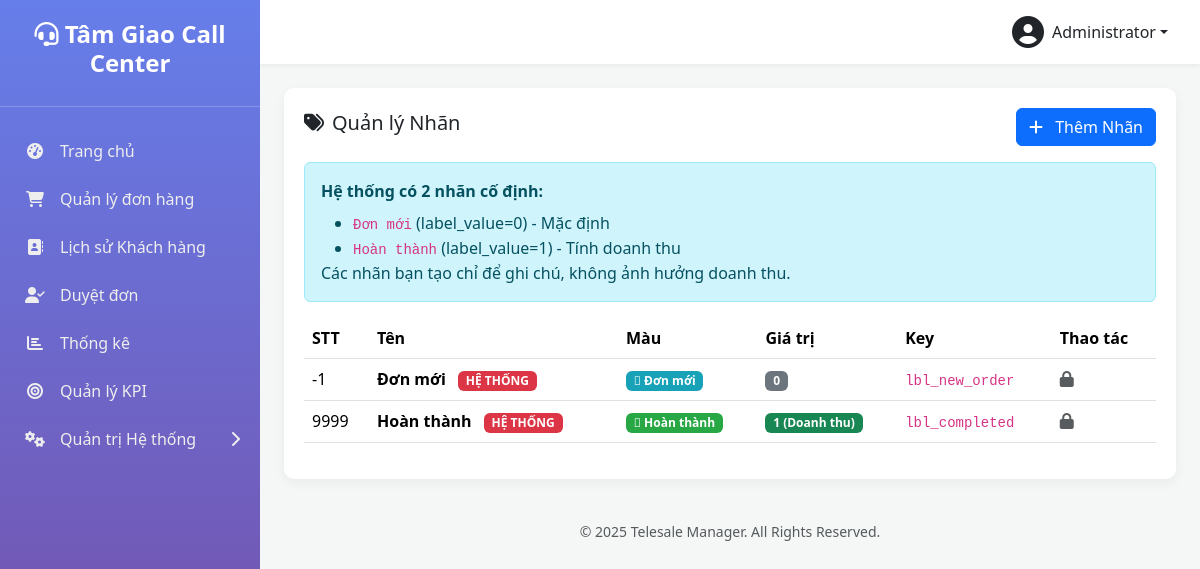
The app's page /manage-order-labels.php (signed in), older data.
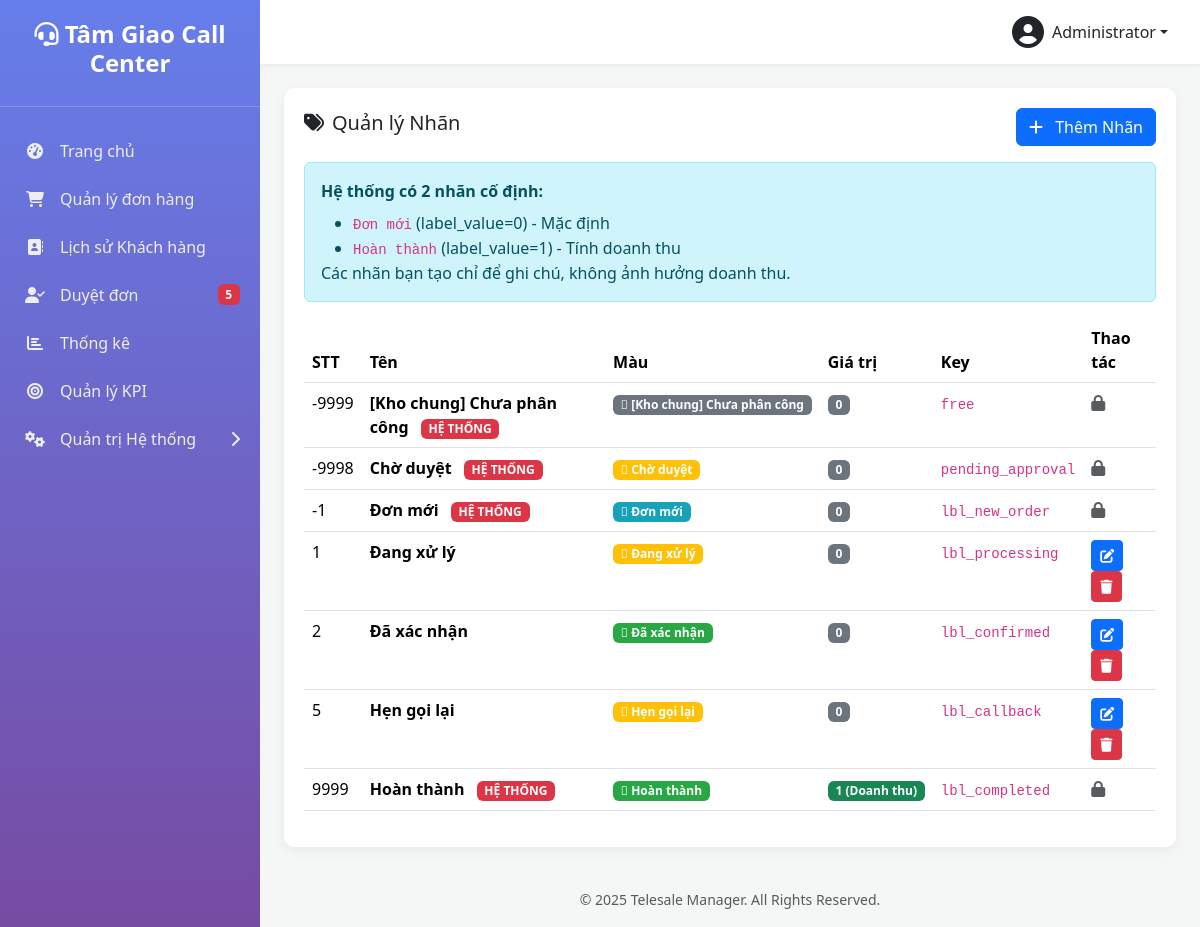
The same page, newer data.
### tables this page shows
CREATE TABLE `settings` (
  `setting_key` varchar(100) NOT NULL,
  `setting_value` text DEFAULT NULL
);

CREATE TABLE `users` (
  `id` int(10) UNSIGNED NOT NULL,
  `username` varchar(50) NOT NULL COMMENT 'Tên đăng nhập',
  `password` varchar(255) NOT NULL,
  `full_name` varchar(100) NOT NULL COMMENT 'Họ và tên',
  `email` varchar(100) DEFAULT NULL COMMENT 'Email',
  `phone` varchar(20) DEFAULT NULL COMMENT 'Số điện thoại',
  `role` enum('admin','manager','telesale') NOT NULL DEFAULT 'telesale' COMMENT 'Vai trò: admin, manager, telesale',
  `status` enum('active','inactive','suspended') NOT NULL DEFAULT 'active' COMMENT 'Trạng thái: active, inactive, suspended (bị treo)',
  `avatar` varchar(255) DEFAULT NULL COMMENT 'Đường dẫn ảnh đại diện',
  `last_login_at` datetime DEFAULT NULL COMMENT 'Lần đăng nhập cuối',
  `last_login_ip` varchar(45) DEFAULT NULL COMMENT 'IP đăng nhập cuối',
  `created_at` datetime DEFAULT current_timestamp(),
  `updated_at` datetime DEFAULT current_timestamp() ON UPDATE current_timestamp(),
  `suspension_reason` text DEFAULT NULL,
  `suspension_until` datetime DEFAULT NULL,
  `deleted_at` timestamp NULL DEFAULT NULL
);

CREATE TABLE `order_labels` (
  `label_key` varchar(50) NOT NULL,
  `label_name` varchar(100) NOT NULL,
  `label_value` tinyint(1) NOT NULL DEFAULT 0 COMMENT '0=không tính doanh thu, 1=hoàn thành (tính doanh thu)',
  `description` text DEFAULT NULL,
  `color` varchar(20) NOT NULL DEFAULT '#6c757d',
  `icon` varchar(50) NOT NULL DEFAULT 'fa-tag',
  `sort_order` int(11) NOT NULL DEFAULT 0,
  `is_system` tinyint(1) DEFAULT 0,
  `auto_lock` tinyint(1) DEFAULT 0,
  `metadata` longtext DEFAULT NULL CHECK (json_valid(`metadata`)),
  `created_by` int(10) UNSIGNED DEFAULT NULL,
  `created_at` datetime DEFAULT current_timestamp(),
  `updated_at` datetime DEFAULT current_timestamp() ON UPDATE current_timestamp()
);

### functions.php (called while the page is built, shortened)
<?php
function get_db_connection() {
    static $pdo = null;
    if ($pdo === null) {
        try {
            $dsn = "mysql:host=" . DB_HOST . ";dbname=" . DB_NAME . ";charset=" . DB_CHARSET;
            $options = [
                PDO::ATTR_ERRMODE => PDO::ERRMODE_EXCEPTION,
                PDO::ATTR_DEFAULT_FETCH_MODE => PDO::FETCH_ASSOC,
                PDO::ATTR_EMULATE_PREPARES => false,
            ];
            $pdo = new PDO($dsn, DB_USER, DB_PASS, $options);
        } catch (PDOException $e) {
            die('Database connection failed: ' . $e->getMessage());
        }
    }
    return $pdo;
}
function db_query($sql, $params = []) {
    $pdo = get_db_connection();
    $stmt = $pdo->prepare($sql);
    $stmt->execute($params);
    return $stmt;
}
function db_get_row($sql, $params = []) {
    $stmt = db_query($sql, $params);
    return $stmt->fetch(PDO::FETCH_ASSOC);
}
function db_get_results($sql, $params = []) {
    $stmt = db_query($sql, $params);
    return $stmt->fetchAll(PDO::FETCH_ASSOC);
}
function db_get_var($sql, $params = []) {
    $stmt = db_query($sql, $params);
    return $stmt->fetchColumn();
}
function is_logged_in() {
    return isset($_SESSION['user_id']) && !empty($_SESSION['user_id']);
}
function get_logged_user() {
    static $cached_user = null;
    if ($cached_user === null) {
        $cached_user = db_get_row(
            "SELECT * FROM users WHERE id = ? AND status = 'active'",
            [$_SESSION['user_id']]
        );
    }
    return $cached_user;
}
function is_admin() {
    $user = get_logged_user();
    return $user && is_array($user) && isset($user['role']) && $user['role'] === 'admin';
}
function require_admin() {
    if (!is_admin()) {
        redirect('dashboard.php?error=access_denied');
        exit;
    }
}
function count_orders($filters = []) {
    $where = ['1=1'];
    $params = [];
    $sql = "SELECT COUNT(*) FROM orders WHERE " . implode(' AND ', $where);
    return (int) db_get_var($sql, $params);
}
function get_setting($key, $default = null) {
    $value = db_get_var("SELECT setting_value FROM settings WHERE setting_key = ?", [$key]);
    return $value !== false && $value !== null ? $value : $default;
}
function get_order_labels($include_system = false) {
    $where = $include_system ? '' : 'WHERE is_system = 0';
    return db_get_results("
        SELECT * FROM order_labels
        {$where}
        ORDER BY sort_order ASC, label_name ASC
    ");
}

### manage-order-labels.php (the view, shortened to what this page needs)
<?php
require_once 'functions.php';
require_admin();
$labels = get_order_labels(true);
include 'includes/header.php';
?>
<div class="table-card">
    <div class="d-flex justify-content-between align-items-center mb-3">
        <h5><i class="fas fa-tags me-2"></i>Quản lý Nhãn</h5>
        <button class="btn btn-primary" onclick="openAddModal()">
            <i class="fas fa-plus me-2"></i> Thêm Nhãn
        </button>
    </div>
    <div class="alert alert-info">
        <strong>Hệ thống có 2 nhãn cố định:</strong>
        <ul class="mb-0 mt-2">
            <li><code>Đơn mới</code> (label_value=0) - Mặc định</li>
            <li><code>Hoàn thành</code> (label_value=1) - Tính doanh thu</li>
        </ul>
        Các nhãn bạn tạo chỉ để ghi chú, không ảnh hưởng doanh thu.
    </div>
    <table class="table table-hover">
        <thead>
            <tr>
                <th>STT</th>
                <th>Tên</th>
                <th>Màu</th>
                <th>Giá trị</th>
                <th>Key</th>
                <th>Thao tác</th>
            </tr>
        </thead>
        <tbody>
            <?php foreach ($labels as $l): ?>
            <tr>
                <td><?php echo $l['sort_order']; ?></td>
                <td>
                    <strong><?php echo htmlspecialchars($l['label_name']); ?></strong>
                    <?php if ($l['is_system']): ?>
                        <span class="badge bg-danger ms-2">HỆ THỐNG</span>
                    <?php endif; ?>
                </td>
                <td>
                    <span class="badge" style="background: <?php echo $l['color']; ?>;">
                        <i class="<?php echo $l['icon']; ?>"></i> <?php echo htmlspecialchars($l['label_name']); ?>
                    </span>
                </td>
                <td>
                    <?php if ($l['label_value'] == 1): ?>
                        <span class="badge bg-success">1 (Doanh thu)</span>
                    <?php else: ?>
                        <span class="badge bg-secondary">0</span>
                    <?php endif; ?>
                </td>
                <td><code><?php echo $l['label_key']; ?></code></td>
                <td>
                    <?php if (!$l['is_system']): ?>
                        <button class="btn btn-sm btn-primary" onclick='openEditModal(<?php echo json_encode($l); ?>)'>
                            <i class="fas fa-edit"></i>
                        </button>
                        <a href="?delete=<?php echo urlencode($l['label_key']); ?>" class="btn btn-sm btn-danger" onclick="return confirm('Xóa?')">
                            <i class="fas fa-trash"></i>
                        </a>
                    <?php else: ?>
                        <i class="fas fa-lock text-muted"></i>
                    <?php endif; ?>
                </td>
            </tr>
            <?php endforeach; ?>
        </tbody>
    </table>
</div>
<?php include 'includes/footer.php'; ?>

### includes/header.php (shortened to what this page needs)
<?php
$current_user = get_logged_user();
$current_page = basename($_SERVER['PHP_SELF']);
$system_pages = [
    'users.php',
    'manager-assignments.php',
    'manage-order-statuses.php',
    'manage-customer-labels.php',
    'manage-user-labels.php',
    'admin-rules.php',
    'settings.php',
];
$is_system_page_active = in_array($current_page, $system_pages);
?>
<!DOCTYPE html>
<html lang="vi">
<head>
    <link href="https://cdn.jsdelivr.net/npm/bootstrap@5.3.2/dist/css/bootstrap.min.css" rel="stylesheet">
    <link rel="stylesheet" href="https://cdnjs.cloudflare.com/ajax/libs/font-awesome/6.4.2/css/all.min.css">
</head>
<body>
    <div class="wrapper">
        <nav class="sidebar">
            <div class="sidebar-header">
                <h3><i class="fas fa-headset"></i> <?php echo get_setting('site_name', SITE_NAME); ?></h3>
            </div>
            <ul class="sidebar-nav">
                <li class="<?php echo ($current_page == 'dashboard.php') ? 'active' : ''; ?>">
                    <a href="dashboard.php"><i class="fas fa-tachometer-alt nav-icon"></i> Trang chủ</a>
                </li>
                <li class="<?php echo ($current_page == 'orders.php' || $current_page == 'order-detail.php') ? 'active' : ''; ?>">
                    <a href="orders.php"><i class="fas fa-shopping-cart nav-icon"></i> Quản lý đơn hàng</a>
                </li>
                <?php if (is_admin() || is_manager()): ?>
                <li class="<?php echo ($current_page == 'customer-history.php') ? 'active' : ''; ?>">
                    <a href="customer-history.php"><i class="fas fa-address-book nav-icon"></i> Lịch sử Khách hàng</a>
                </li>
                <li class="<?php echo ($current_page == 'pending-orders.php') ? 'active' : ''; ?>">
                    <a href="pending-orders.php">
                        <i class="fas fa-user-check nav-icon"></i> Duyệt đơn
                        <?php
                        $pending_count = count_orders(['primary_label' => 'pending_approval']);
                        if ($pending_count > 0) echo "<span class='badge bg-danger ms-auto'>{$pending_count}</span>";
                        ?>
                    </a>
                </li>
                <li class="<?php echo ($current_page == 'statistics.php') ? 'active' : ''; ?>">
                    <a href="statistics.php"><i class="fas fa-chart-bar nav-icon"></i> Thống kê</a>
                </li>
                <?php endif; ?>
                <?php if (is_admin() || is_manager()): ?>
                    <li class="<?php echo ($current_page == 'kpi.php') ? 'active' : ''; ?>">
                        <a href="kpi.php">
                            <i class="fas fa-bullseye nav-icon"></i>
                            <?php echo is_admin() ? 'Quản lý KPI' : 'Xem KPI'; ?>
                        </a>
                    </li>
                <?php endif; ?>
                <?php if (is_admin() || is_manager()): ?>
                <li class="<?php echo $is_system_page_active ? 'active' : ''; ?>">
                    <a href="#systemSettings" data-bs-toggle="collapse" aria-expanded="<?php echo $is_system_page_active ? 'true' : 'false'; ?>">
                        <i class="fas fa-cogs nav-icon"></i>
                        Quản trị Hệ thống
                        <i class="fas fa-chevron-right arrow"></i>
                    </a>
                </li>
                <?php endif; ?>
            </ul>
        </nav>
        <div class="main-content">
            <header class="top-navbar d-flex justify-content-end align-items-center">
                <div class="dropdown">
                    <a href="#" class="d-flex align-items-center text-dark text-decoration-none dropdown-toggle" id="dropdownUser" data-bs-toggle="dropdown" aria-expanded="false">
                        <i class="fas fa-user-circle fa-2x me-2"></i>
                        <span><?php echo htmlspecialchars($current_user['full_name']); ?></span>
                    </a>
                </div>
            </header>
            <main class="p-4">

### includes/footer.php (shortened to what this page needs)
</main> <footer class="text-center p-3 text-muted">
                <small>&copy; <?php echo date('Y'); ?> <?php echo SITE_NAME; ?>. All Rights Reserved.</small>
            </footer>
        </div> </div> <div class="position-fixed bottom-0 end-0 p-3" style="z-index: 1100">
    </div>
</body>
</html>

### includes/header.php (style rules this page uses)
:root { --sidebar-width: 260px; --primary-color: #667eea; --secondary-color: #764ba2; }
body { background-color: #f4f7f6; }
.wrapper { display: flex; min-height: 100vh; }
.sidebar { width: var(--sidebar-width); background: linear-gradient(180deg, var(--primary-color) 0%, var(--secondary-color) 100%); color: #fff; position: fixed; height: 100%; display: flex; flex-direction: column; }
.sidebar-header { padding: 20px; text-align: center; border-bottom: 1px solid rgba(255,255,255,0.2); flex-shrink: 0; }
.sidebar-header h3 { font-size: 1.5rem; font-weight: 700; }
.sidebar-nav { list-style: none; padding: 20px 0; flex-grow: 1; overflow-y: auto; }
.sidebar-nav a { display: flex; align-items: center; padding: 12px 20px; color: #eee; text-decoration: none; transition: all 0.2s; }
.sidebar-nav a i.nav-icon { width: 30px; text-align: center; margin-right: 10px; }
.sidebar-nav a .arrow { margin-left: auto; transition: transform 0.3s; }
.main-content { margin-left: var(--sidebar-width); width: calc(100% - var(--sidebar-width)); }
.top-navbar { background-color: #fff; box-shadow: 0 2px 4px rgba(0,0,0,0.05); padding: 1rem 2rem; }
.table-card, .stat-card { background-color: #fff; border-radius: 10px; padding: 20px; box-shadow: 0 4px 12px rgba(0,0,0,0.05); }

Row changes from the older to the newer data that the page shows:
added order_labels: sort_order "-9999", label_name "[Kho chung] Chưa phân công", is_system "HỆ THỐNG", label_value "0", label_key "free", color "#6c757d" (drawn)
added order_labels: sort_order "-9998", label_name "Chờ duyệt", is_system "HỆ THỐNG", label_value "0", label_key "pending_approval"
added order_labels: sort_order "1", label_name "Đang xử lý", label_value "0", label_key "lbl_processing"
added order_labels: sort_order "2", label_name "Đã xác nhận", label_value "0", label_key "lbl_confirmed", color "#28a745" (drawn)
added order_labels: sort_order "5", label_name "Hẹn gọi lại", label_value "0", label_key "lbl_callback"
Text that changed along with them:
$pending_count: (not shown) → "5"
